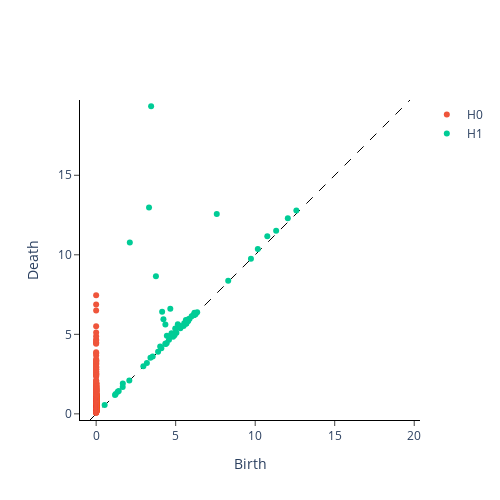

Notebook code cell kept with this figure:
### Code cell
VRP.plot(Xt=slugging_diagrams, sample=38)
